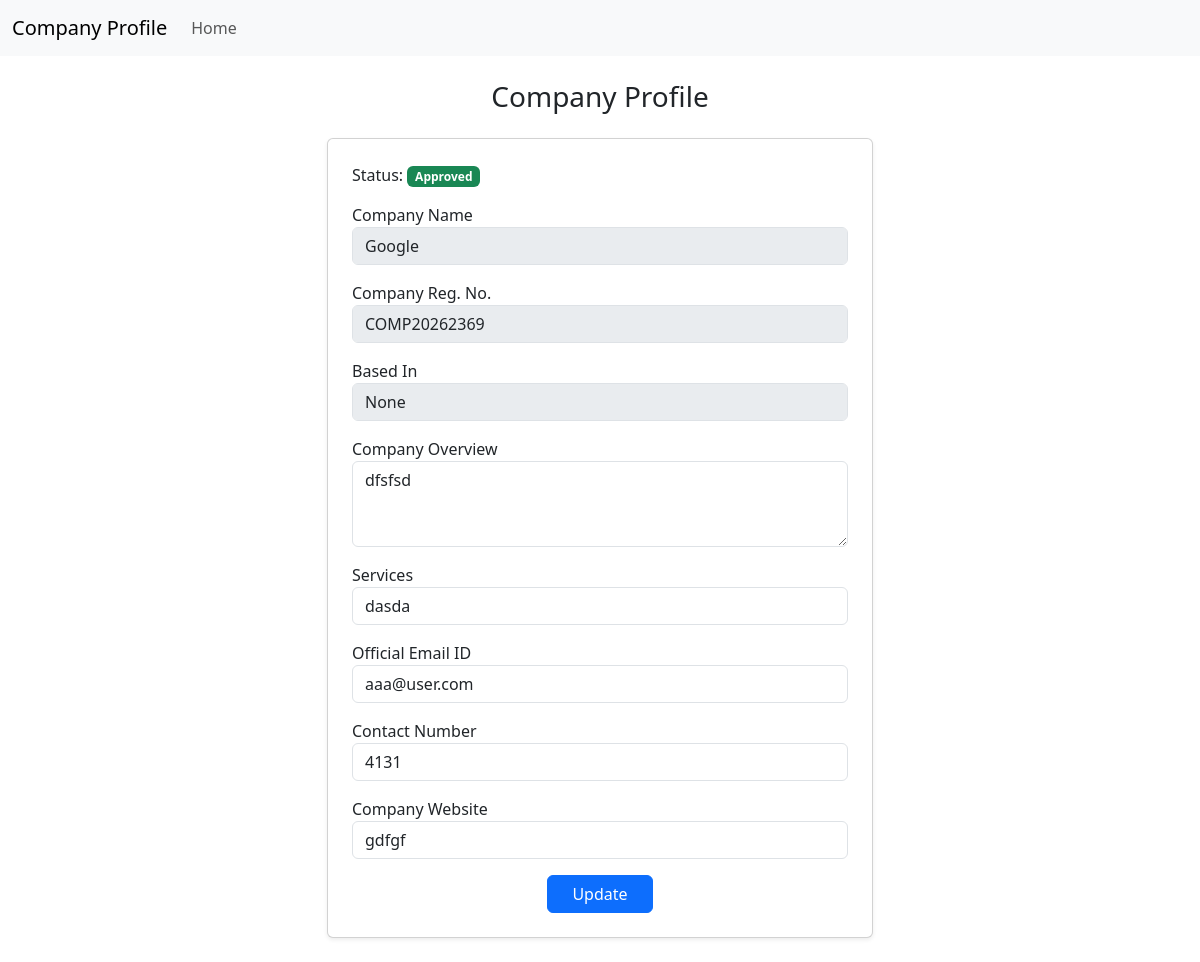
The app's page /company/profile (signed in) with its own data.
### application/models.py (models this page shows)
class Company(db.Model):
    __tablename__ = "company"
    id = db.Column(db.Integer(), primary_key=True)
    user_id = db.Column(db.Integer(), db.ForeignKey('user.id'))
    company_name = db.Column(db.String(), nullable=False)
    registration_no = db.Column(db.String(), unique=True)
    overview = db.Column(db.String())
    location = db.Column(db.String())
    services = db.Column(db.String())
    hr_contact = db.Column(db.String())
    website = db.Column(db.String())
    status = db.Column(db.String(), default='pending')

class User(db.Model):
    __tablename__ = "user"
    id = db.Column(db.Integer(), primary_key=True)
    username = db.Column(db.String(), unique=True, nullable=False)
    email = db.Column(db.String(), unique=True, nullable=False)
    password = db.Column(db.String(), nullable=False)
    role = db.Column(db.String(), nullable=False)
    status = db.Column(db.String(), default="active")

### application/controllers.py (the view, shortened to what this page needs)
@app.route("/company/profile", methods=["GET", "POST"])
def company_profile():
    user_id = session.get("user_id")
    company = Company.query.filter_by(user_id=user_id).first()
    user = User.query.get(user_id)
    return render_template("company_profile.html", company=company, user=user)

### templates/company_profile.html (shortened to what this page needs)
<!DOCTYPE html>
<html lang="en">
<head>
    <link rel="stylesheet" href="/static/style.css">
    <link href="https://cdn.jsdelivr.net/npm/bootstrap@5.3.8/dist/css/bootstrap.min.css" rel="stylesheet">
</head>
<body>
    <nav class="navbar navbar-expand-lg bg-body-tertiary">
        <div class="container-fluid">
            <a class="navbar-brand">Company Profile</a>
            <ul class="navbar-nav me-auto">
                <li class="nav-item">
                    <a class="nav-link" href="/company/dashboard">Home</a>
                </li>
            </ul>
        </div>
    </nav>
    <div class="container py-4">
        <div class="row justify-content-center">
            <div class="col-lg-6">
                <h3 class="text-center mb-4">Company Profile</h3>
                <div class="card shadow-sm p-4">
                    <form method="post">
                        <p>
                            Status:
                            {% if company.status == "approved" %}
                                <span class="badge bg-success">Approved</span>
                            {% elif company.status == "rejected" %}
                                <span class="badge bg-danger">Rejected</span>
                            {% elif company.status == "blacklisted" %}
                                <span class="badge bg-dark">Blacklisted</span>
                            {% else %}
                                <span class="badge bg-warning">Pending</span>
                            {% endif %}
                        </p>
                        <div class="mb-3">
                            <label>Company Name</label>
                            <input type="text" class="form-control" value="{{ company.company_name }}" disabled>
                        </div>
                        <div class="mb-3">
                            <label>Company Reg. No.</label>
                            <input type="text" class="form-control" value="{{ company.registration_no }}" disabled>
                        </div>
                        <div class="mb-3">
                            <label>Based In</label>
                            <input type="text" name="location" class="form-control" value="{{ company.location }}" disabled>
                        </div>
                        <div class="mb-3">
                            <label>Company Overview</label>
                            <textarea name="overview" class="form-control" rows="3">{{ company.overview }}</textarea>
                        </div>
                        <div class="mb-3">
                            <label>Services</label>
                            <input type="text" name="services" class="form-control" value="{{ company.services }}">
                        </div>
                        <div class="mb-3">
                            <label>Official Email ID</label>
                            <input type="email" name="email" class="form-control" value="{{ user.email }}">
                        </div>
                        <div class="mb-3">
                            <label>Contact Number</label>
                            <input type="text" name="contact_no" class="form-control" value="{{ company.hr_contact }}">
                        </div>
                        <div class="mb-3">
                            <label>Company Website</label>
                            <input type="text" name="website" class="form-control" value="{{ company.website }}">
                        </div>
                        <div class="text-center">
                            <input type="submit" class="btn btn-primary px-4" value="Update">
                        </div>
                    </form>
                </div>
            </div>
        </div>
    </div>
</body>
</html>

### static/style.css (style rules this page uses)
* { margin:0px; }

### records on screen
Company: company_name "Google", registration_no "COMP20262369", location "None", overview "dfsfsd", services "dasda", contact_no "4131", website "gdfgf"
User: email "aaa@user.com"
